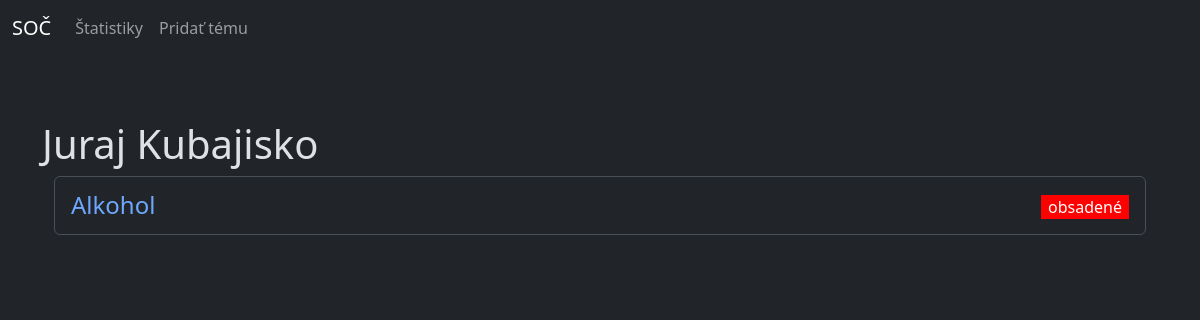
The app's page /soc/ucitel/2, older data.
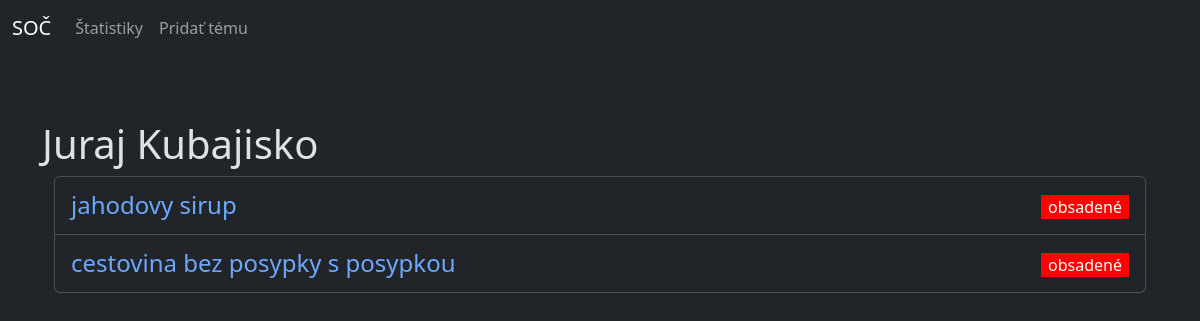
The same page, newer data.
### soc/models.py (models this page shows)
class Tema(models.Model):
    nazov = models.CharField(max_length=50)
    popis = models.TextField()
    konzultant = models.ForeignKey(Ucitel, on_delete=models.CASCADE)
    student = models.ForeignKey(Student, on_delete=models.SET_NULL, null=True, blank=True)
    odbor = models.ForeignKey(Odbor, on_delete=models.CASCADE)
    dostupnost = models.ForeignKey(Dostupnost, on_delete=models.CASCADE)
    konzultacie = models.IntegerField()
    class Meta:
        verbose_name = "Téma"
        verbose_name_plural = "Témy"
        ordering = ["nazov"]
    def __str__(self):
        return f"{self.nazov}"

class Dostupnost(models.Model):
    nazov = models.CharField(max_length=22)
    class Meta:
        verbose_name = "Dostupnosť"
        verbose_name_plural = "Dostupnosti"
    def __str__(self):
        return f"{self.nazov}"

### soc/views.py (the view)
# urls.py: path('ucitel/<ucitel>', views.vypis_ucitela, name='ucitel'),
def vypis_ucitela(request, ucitel):
    try:
        ucitel = Ucitel.objects.get(pk=ucitel)
        temy = Tema.objects.filter(konzultant=ucitel).order_by("dostupnost", "id")
    except:
        ucitel = False
        temy = False
    if temy:
        return render(request, "soc/ucitel.html", {"temy":temy, "ucitel":ucitel})
    else:
        return render(request, "soc/ucitel.html", {"ucitel":ucitel})

### soc/models.py (called while the page is built)
    def __str__(self):
        return f"{self.meno} {self.priezvisko}"

    def __str__(self):
        return f"{self.meno} {self.priezvisko}"

    def __str__(self):
        return f"{self.nazov}"

### soc/templates/soc/ucitel.html (shortened to what this page needs)
{% extends "base.html" %}
{% block content %}
{% if ucitel %}
<h1>{{ucitel}}</h1>
{% if temy %}
<div class="container">
    <div class="row">
        <div class="col-md-12">
            <ul class="list-group" id="temy-list">
                {% for tema in temy %}
                <li class="list-group-item">
                    <a class="link-underline link-underline-opacity-0" data-bs-toggle="collapse" href="#{{ tema.id }}" role="button" aria-expanded="false">
                        <div class="d-flex justify-content-between">
                            <h4 style="margin-bottom:0; margin-top:6px;">{{ tema }}</h4>
                            {% if tema.dostupnost.nazov == "voľné" %}
                            <p style="margin-top: 10px; margin-bottom: 7px; color: white;background-color:green; padding: 0 7px;">{{ tema.dostupnost }}</p>
                            {% elif tema.dostupnost.nazov == "čakajúce na schválenie" %}
                            <p style="margin-top: 10px; margin-bottom: 7px; color: white; background-color:orange; padding: 0 7px;">{{ tema.dostupnost }}</p>
                            {% elif tema.dostupnost.nazov == "obsadené" %}
                            <p style="margin-top: 10px; margin-bottom: 7px; color: white; background-color:red; padding: 0 7px;">{{ tema.dostupnost }}</p>
                            {% endif %}
                        </div>
                    </a>
                </li>
                {% endfor %}
            </ul>
          </div>
</div>
{% else %}
<h4>nemá priradenú tému</h4>
{% endif %}
{% else %}
<h4>Učiteľ sa nenašiel</h4>
{% endif %}
{% endblock content %}

Row changes from the older to the newer data that the page shows:
changed Tema: nazov "Alkohol" → "jahodovy sirup"
added Tema: nazov "cestovina bez posypky s posypkou", dostupnost "obsadené"
